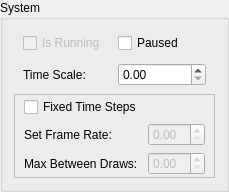
         <widget class="QGroupBox" name="sysGroupBox">
          <property name="title">
           <string>System</string>
          </property>
          <layout class="QGridLayout" name="gridLayout_17">
           <item row="2" column="0">
            <widget class="QFrame" name="frame_7">
             <property name="frameShape">
              <enum>QFrame::StyledPanel</enum>
             </property>
             <property name="frameShadow">
              <enum>QFrame::Plain</enum>
             </property>
             <layout class="QGridLayout" name="gridLayout_18">
              <property name="topMargin">
               <number>2</number>
              </property>
              <property name="bottomMargin">
               <number>2</number>
              </property>
              <item row="0" column="0">
               <widget class="QCheckBox" name="sysFixedTimeStepToggle">
                <property name="text">
                 <string>Fixed Time Steps</string>
                </property>
               </widget>
              </item>
              <item row="1" column="0">
               <widget class="QLabel" name="label_47">
                <property name="text">
                 <string>Set Frame Rate:</string>
                </property>
               </widget>
              </item>
              <item row="1" column="1">
               <widget class="QDoubleSpinBox" name="sysFrameRateEdit">
                <property name="enabled">
                 <bool>false</bool>
                </property>
               </widget>
              </item>
              <item row="2" column="1">
               <widget class="QDoubleSpinBox" name="sysMaxDrawEdit">
                <property name="enabled">
                 <bool>false</bool>
                </property>
               </widget>
              </item>
              <item row="2" column="0">
               <widget class="QLabel" name="label_48">
                <property name="text">
                 <string>Max Between Draws:</string>
                </property>
               </widget>
              </item>
             </layout>
            </widget>
           </item>
           <item row="1" column="0">
            <widget class="QWidget" name="widget_8" native="true">
             <layout class="QGridLayout" name="gridLayout_19">
              <property name="topMargin">
               <number>2</number>
              </property>
              <property name="bottomMargin">
               <number>2</number>
              </property>
              <item row="0" column="0">
               <widget class="QLabel" name="label_46">
                <property name="text">
                 <string>Time Scale:</string>
                </property>
               </widget>
              </item>
              <item row="0" column="1">
               <widget class="QDoubleSpinBox" name="sysTimeScaleEdit"/>
              </item>
             </layout>
            </widget>
           </item>
           <item row="0" column="0">
            <widget class="QWidget" name="widget_9" native="true">
             <layout class="QHBoxLayout" name="horizontalLayout_7">
              <property name="topMargin">
               <number>2</number>
              </property>
              <property name="bottomMargin">
               <number>2</number>
              </property>
              <item>
               <widget class="QCheckBox" name="sysRunningToggle">
                <property name="enabled">
                 <bool>false</bool>
                </property>
                <property name="text">
                 <string>Is Running</string>
                </property>
                <property name="checkable">
                 <bool>true</bool>
                </property>
               </widget>
              </item>
              <item>
               <widget class="QCheckBox" name="sysPausedToggle">
                <property name="text">
                 <string>Paused</string>
                </property>
               </widget>
              </item>
             </layout>
            </widget>
           </item>
          </layout>
         </widget>
